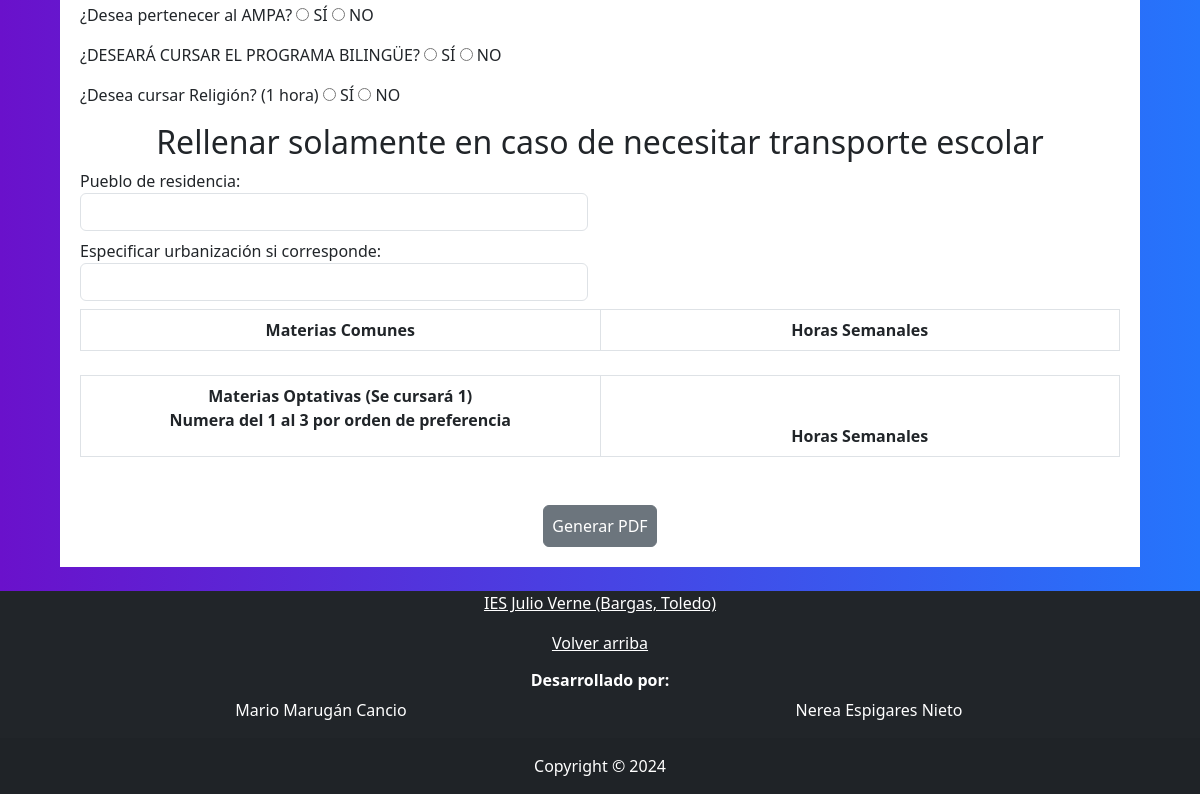
/prematricula/cursos/ESO/2ESO.php (lower part), run on an earlier commit of the app's database.
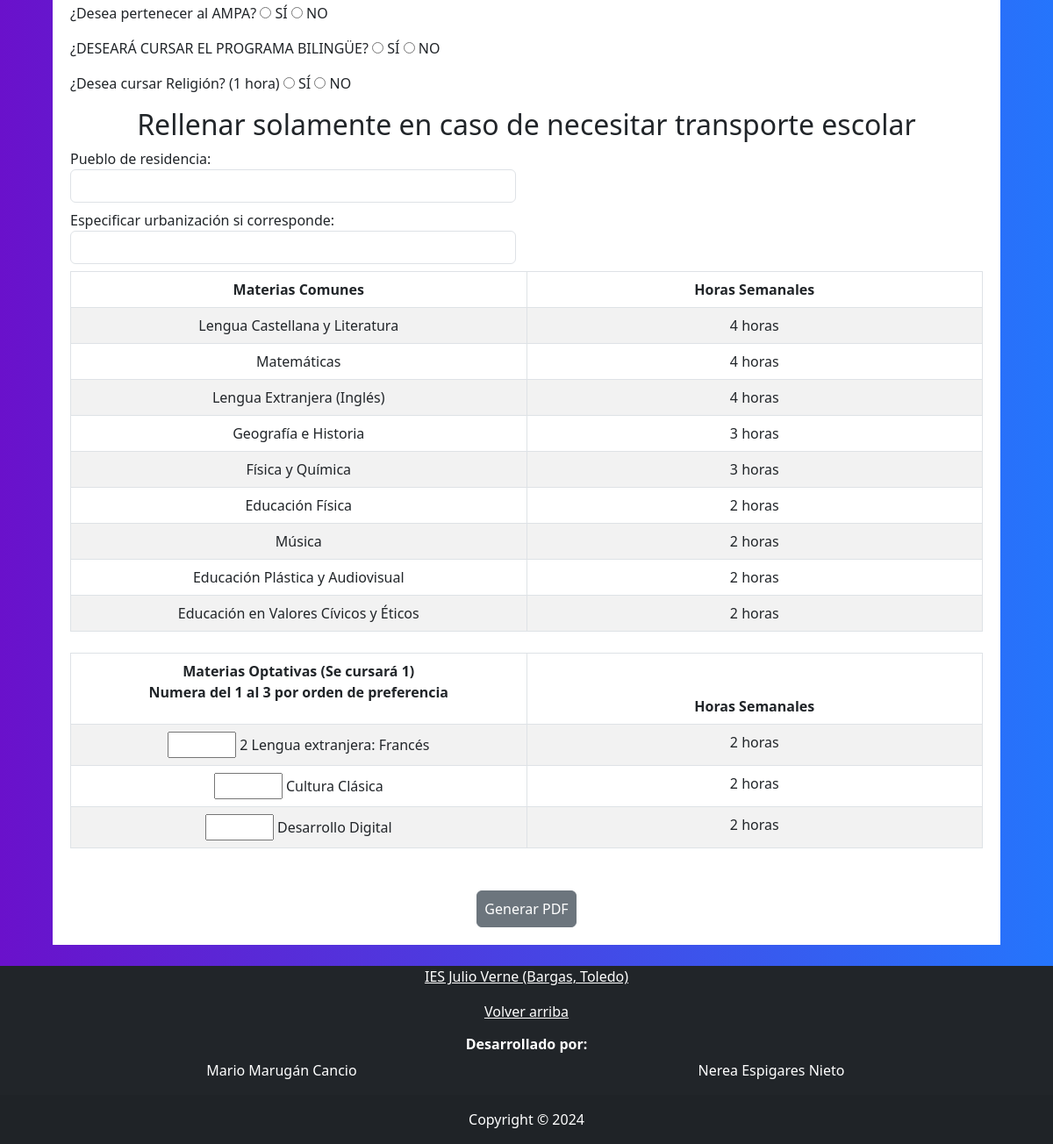
And on a later commit of the database.
### tables this page shows
CREATE TABLE Asignaturas(
	cod_asignatura INT PRIMARY KEY AUTO_INCREMENT,
    nombre VARCHAR(100) NOT NULL,
    horas INT NOT NULL,
    curso VARCHAR(30) NOT NULL,
    tipo VARCHAR(40)
);

### prematricula/cursos/ESO/navESO.php (called while the page is built, shortened)
<?php
$asignaturasOptativas = [];
?>

### prematricula/cursos/ESO/2ESO.php (the view, shortened to what the changed rows need)
<!DOCTYPE html>
<html lang="en">
<head>
    <link rel="stylesheet" href="../../../css/bootstrap.min.css">
    <link rel="stylesheet" type="text/css" href="../../../css/app.css">
  <link rel="stylesheet" type="text/css" href="../../../css/prematriculas.css">
    <link href="https://cdn.jsdelivr.net/npm/bootstrap@5.3.0-alpha3/dist/css/bootstrap.min.css" rel="stylesheet">
    <?php
        require('../../../archivosComunes/conexion.php');
    ?>
</head>
<body>
<?php
    include('navESO.php');
    ?>
    <div class="fondo">
        <div class="matricula mt-4">
            <form id="matriculas" action="../../generate_pdf.php" method="post">
                <h2 class="text-center">Rellenar solamente en caso de necesitar transporte escolar</h2>
                <div class="form-group mb-4">
                <table class="table table-bordered table-striped table-hover text-center">
                    <thead>
                        <tr>
                            <th scope="col">Materias Comunes</th>
                            <th scope="col">Horas Semanales</th>
                        </tr>
                    </thead>
                    <tbody>
                        <?php
                            $select = "SELECT cod_asignatura, nombre, horas, curso, tipo FROM Asignaturas WHERE curso LIKE '2ESO' AND tipo LIKE '%comunes'";
                            $resul = $db->query($select);
                            while ($asignatura = $resul->fetch(PDO::FETCH_ASSOC)) {
                                echo '<tr>';
                                    echo '<td id="asignaturas_comumnes'.$asignatura['cod_asignatura'].'">'.$asignatura['nombre'].'</td>';
                                    echo '<td id="horas_comumnes'.$asignatura['cod_asignatura'].'">'.$asignatura['horas'].' horas</td>';
                                echo "</tr>";
                            }
                        ?>
                    </tbody>
                </table>
                </div>
                <div class="form-group mb-5">
                <table class="table table-bordered table-striped table-hover text-center">
                    <thead>
                        <tr>
                            <th scope="col">Materias Optativas (Se cursará 1)
                            <p>Numera del 1 al 3 por orden de preferencia</p>
                            </th>
                            <th scope="col">Horas Semanales</th>
                        </tr>
                    </thead>
                    <tbody>
                    <?php
                            $select = "SELECT cod_asignatura, nombre, horas, curso, tipo FROM Asignaturas WHERE curso LIKE '2ESO' AND tipo LIKE '%optativas'";
                            $resul = $db->query($select);
                            $idClasesOptativas = 1;
                            while ($asignatura = $resul->fetch(PDO::FETCH_ASSOC)) {
                                if(count($asignaturasOptativas)>0){
                                $i=0;
                                while($i < count($asignaturasOptativas)){
                                    if($asignaturasOptativas[$i] == $asignatura['cod_asignatura']){
                                        echo '<tr>';
                                            echo '<td id="'.$idClasesOptativas++.'_optativas"> <input class="clasesOptativas" type="number" name="materias_optativas" min="1" max="3" value='.$asignaturasOptativasPreferencias[$i].'> '.$asignatura['nombre'].'</td>';
                                            echo '<td id="horas_optativas'.$asignatura['cod_asignatura'].'">'.$asignatura['horas'].' horas</td>';
                                        echo "</tr>";
                                    }
                                    $i = $i + 1;
                                }
                            }else{
                                        echo '<tr>';
                                            echo '<td id="'.$idClasesOptativas++.'_optativas"> <input class="clasesOptativas" type="number" name="materias_optativas" min="1" max="3"> '.$asignatura['nombre'].'</td>';
                                            echo '<td id="horas_optativas'.$asignatura['cod_asignatura'].'">'.$asignatura['horas'].' horas</td>';
                                        echo "</tr>";
                            }
                            }
                        ?>
                    </tbody>
                </table>
                </div>
            </form>
        </div>
    </div>
</body>
</html>

What changed in the data, as far as the page shows it:
added asignaturas: nombre "Lengua Castellana y Literatura", horas "4", shown under "Rellenar solamente en caso de necesitar transporte escolar"
added asignaturas: nombre "Matemáticas", horas "4", shown under "Rellenar solamente en caso de necesitar transporte escolar"
added asignaturas: nombre "Lengua Extranjera (Inglés)", horas "4", shown under "Rellenar solamente en caso de necesitar transporte escolar"
added asignaturas: nombre "Geografía e Historia", horas "3", shown under "Rellenar solamente en caso de necesitar transporte escolar"
added asignaturas: nombre "Física y Química", horas "3", shown under "Rellenar solamente en caso de necesitar transporte escolar"
added asignaturas: nombre "Educación Física", horas "2", shown under "Rellenar solamente en caso de necesitar transporte escolar"
added asignaturas: nombre "Música", horas "2", shown under "Rellenar solamente en caso de necesitar transporte escolar"
added asignaturas: nombre "Educación Plástica y Audiovisual", horas "2", shown under "Rellenar solamente en caso de necesitar transporte escolar"
added asignaturas: nombre "Educación en Valores Cívicos y Éticos", horas "2", shown under "Rellenar solamente en caso de necesitar transporte escolar"
added asignaturas: nombre "2 Lengua extranjera: Francés", horas "2"
added asignaturas: nombre "Cultura Clásica", horas "2"
added asignaturas: nombre "Desarrollo Digital", horas "2"
